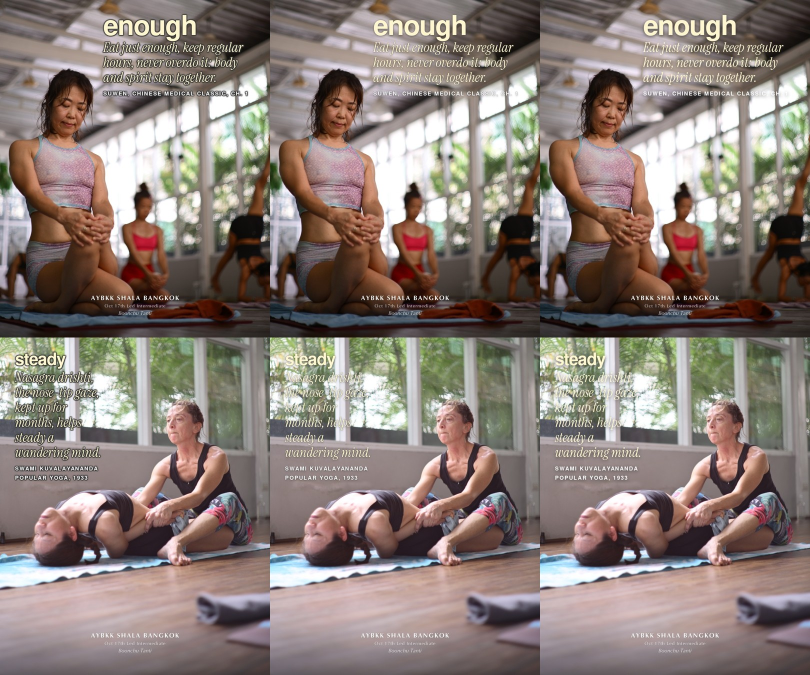
#> input picture bots/tools/golden-grid/stroke_compare.jpg, 1620 x 1350 px, given in place of 17-214.jpg, which was not available (shown at 1/2 size)
$ python custom_enough.py stroke_compare.jpg 5
#> lines starting #> are read from the running program, lines starting #| are printed output that depends on the picture; pictures that were not available may be replaced by others from this repository, and a replacement may not be noted
### bots/tools/golden-grid/gridsys4.py
# Golden-ratio grid, locked magazine style (Boonchu 18 Oct): big tight Helvetica word, serif italic sentence, tracked caps credit,
# no stroke (soft shadow only), soft off-white ink on darker areas, charcoal ink on bright areas, words may sit on bodies but never on faces or hands.
import os, sys, json
import numpy as np
from PIL import Image, ImageDraw, ImageFont, ImageFilter
GD = os.path.dirname(os.path.abspath(__file__))
WD = sys.argv[1]  # oct17 work dir (crops, masks, zones)
sys.path.insert(0, WD); os.chdir(WD)
import place17
PHI = (1 + 5 ** .5) / 2
W, H = 1080, 1350
M = 60                                     # margin = 1080 / phi^6
GX = [round(W / PHI ** 2), round(W / PHI)]  # 413, 667
GY = [round(H / PHI ** 2), round(H / PHI)]  # 516, 834
SCALE = [288, 178, 110, 68, 42, 26]        # each step x 1.618
COLS = {'left wide': (M, GX[1]), 'right wide': (GX[0], W - M), 'left narrow': (M, GX[0]), 'right narrow': (GX[1], W - M)}
ANCHORS = ['top margin', 'golden line 1', 'golden line 2']
LIGHT, DARK, SHADOW, GLOW = (250, 248, 243), (30, 30, 30), (40, 40, 40), (255, 255, 255)
def F(w, s):
    if w == 'Serif': return ImageFont.truetype(os.path.join(GD, 'fonts', 'InstrumentSerif-Italic.ttf'), s)
    return ImageFont.truetype(os.path.join(GD, 'fonts', f'NimbusSans-{w}.otf'), s)
SENT, CRED = 54, 22                         # serif italic needs more size than sans to read on photos
TRK_BIG, TRK_CRED = -0.035, 0.14            # tight headline, airy caps label (as in his reference)
def tlen(t, f, trk): return f.getlength(t) + trk * f.size * max(0, len(t) - 1)
def ttext(d, xy, t, f, trk, fill):
    x, y = xy
    for i, ch in enumerate(t):
        d.text((x, y), ch, font=f, fill=fill, anchor='ls')
        x += f.getlength(t[:i + 1]) - f.getlength(t[:i]) + trk * f.size

def wrap(text, f, width, trk=0):
#> called with width = 607, trk = 0
    out, cur = [], ''
    for w in text.split():
        t = (cur + ' ' + w).strip()
        if tlen(t, f, trk) <= width or not cur: cur = t
        else: out.append(cur); cur = w
    return out + [cur]

# [68 lines left out: functions layout, score, best, ink, draw, not called in this run]

def overlay(img, L=None):
    o = img.convert('RGBA'); g = Image.new('RGBA', (W, H), (0, 0, 0, 0)); d = ImageDraw.Draw(g)
    for y in range(M, H - M + 1, 26): d.line([(M, y), (W - M, y)], fill=(255, 255, 255, 28))
    d.rectangle([M, M, W - M, H - M], outline=(0, 230, 255, 200), width=3)
    for x in GX: d.line([(x, 0), (x, H)], fill=(255, 64, 160, 230), width=4)
    for y in GY: d.line([(0, y), (W, y)], fill=(255, 64, 160, 230), width=4)
    if L:
        d.rectangle([L['x0'], L['top'] - 8, L['x1'], L['bottom'] + 8], outline=(255, 214, 0, 255), width=5)
        d.line([(L['x0'] - 30, L['base']), (L['x1'] + 10, L['base'])], fill=(255, 214, 0, 255), width=3)
    f = F('Bold', 30)
    d.text((GX[0] + 10, 14), '0.382', font=f, fill=(255, 64, 160, 255)); d.text((GX[1] + 10, 14), '0.618', font=f, fill=(255, 64, 160, 255))
    d.text((14, GY[0] - 40), '0.382', font=f, fill=(255, 64, 160, 255)); d.text((14, GY[1] - 40), '0.618', font=f, fill=(255, 64, 160, 255))
    return Image.alpha_composite(o, g).convert('RGB')

# [9 lines that do not run on import are left out]

### bots/tools/golden-grid/custom_enough.py
# Boonchu 18 Oct: 'enough' on the bright window, right-aligned, at her face level, serif sentence ABOVE the big word.
import os, sys
import numpy as np
from PIL import Image, ImageDraw, ImageFilter
sys.argv = ['x', sys.argv[1]]
sys.path.insert(0, os.path.dirname(os.path.abspath(__file__)))
import gridsys4 as g
R = 1020                                   # right margin line
word, line, credit = 'enough', 'Eat just enough, keep regular hours, never overdo it: body and spirit stay together.', 'Suwen, Chinese medical classic, ch. 1'
fb, fs, fc = g.F('Bold', 178), g.F('Serif', g.SENT), g.F('Bold', g.CRED)
sl = g.wrap(line, fs, R - g.GX[0])
lead = round(g.SENT * 1.12)
cap = fb.getbbox('H')[3] - fb.getbbox('H')[1]
s_base0 = int(sys.argv[2]) if len(sys.argv) > 2 else 318      # first sentence baseline
w_base = s_base0 + (len(sl) - 1) * lead + 26 + cap
c_base = w_base + 26 + g.CRED + 6
def tl(t, f, trk): return g.tlen(t, f, trk)
def put(d, fill, cfill):
    for i, t in enumerate(sl): d.text((R - fs.getlength(t), s_base0 + i * lead), t, font=fs, fill=fill, anchor='ls')
    g.ttext(d, (R - tl(word, fb, g.TRK_BIG), w_base), word, fb, g.TRK_BIG, fill)
    c = credit.upper(); g.ttext(d, (R - tl(c, fc, g.TRK_CRED), c_base), c, fc, g.TRK_CRED, cfill)
img = Image.open('crop/17-214.jpg').convert('RGB'); W, H = img.size
#> further down, img is the input picture: PIL image 1620x1350 RGB; mean R, G, B 138.3, 125.5, 119.3
#> after `W, H = img.size`: W = 1620; H = 1350
txt = Image.new('L', (W, H), 0); put(ImageDraw.Draw(txt), 255, 255)
#> after `txt = Image.new('L', (W, H), 0)`: txt: PIL image 1620x1350 L; every value is 0
#> after `put(ImageDraw.Draw(txt), 255, 255)`:
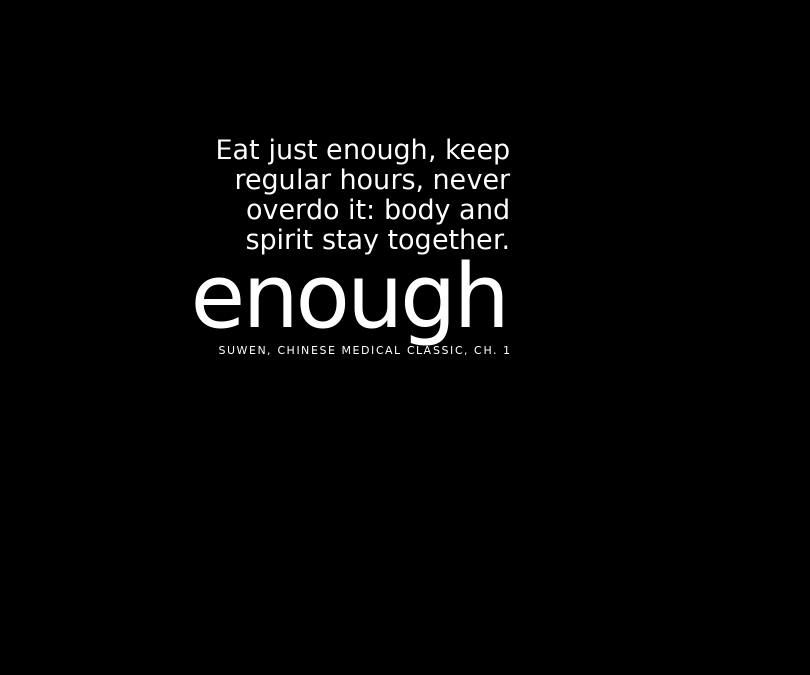
#> txt: PIL image 1620x1350 L (shown at 1/2 size); min 0, max 255, mean 6
sh = Image.new('L', (W, H), 0); sh.paste(txt.filter(ImageFilter.GaussianBlur(7)).point(lambda v: int(min(255, v * 1.5) * 0.4)), (0, 0))
#> after `sh.paste(txt.filter(ImageFilter.GaussianBlur(7)).point(lambda v: int(m`:
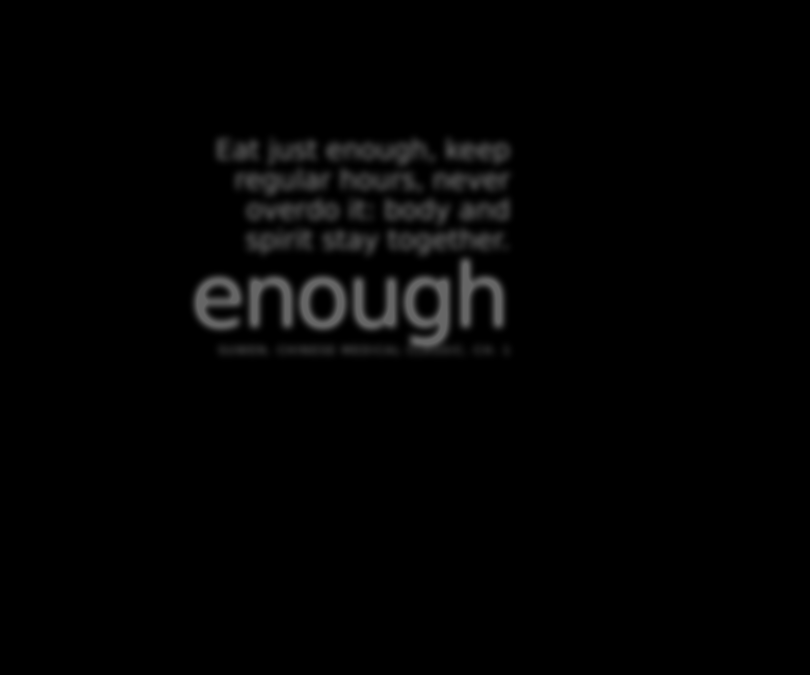
#> sh: PIL image 1620x1350 L (shown at 1/2 size); min 0, max 102, mean 3.5
base = Image.alpha_composite(img.convert('RGBA'), Image.merge('RGBA', [Image.new('L', (W, H), c) for c in g.GLOW] + [sh]))
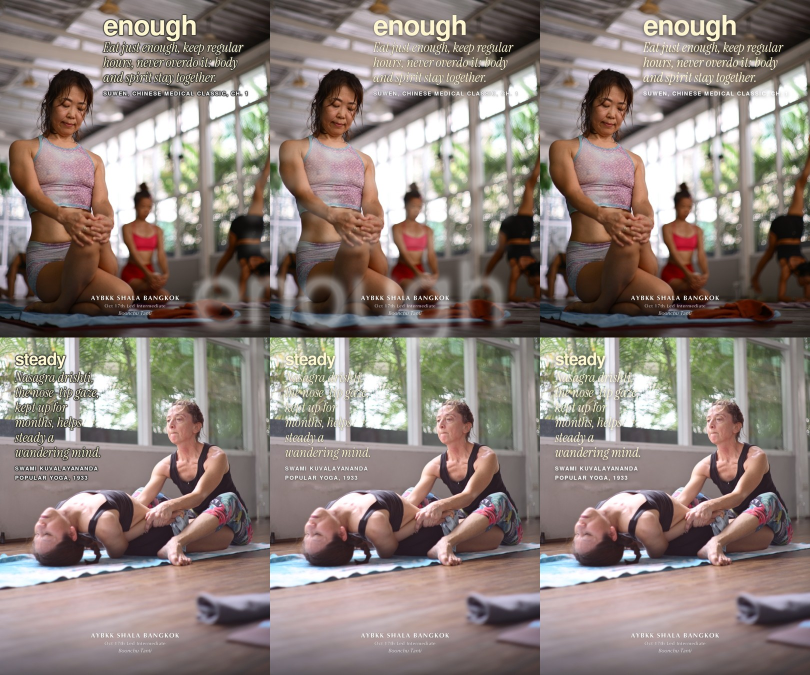
#> base: PIL image 1620x1350 RGBA (shown at 1/2 size); mean R, G, B, A 140.2, 127.7, 121.6, 255
put(ImageDraw.Draw(base), g.DARK + (255,), g.DARK + (235,))
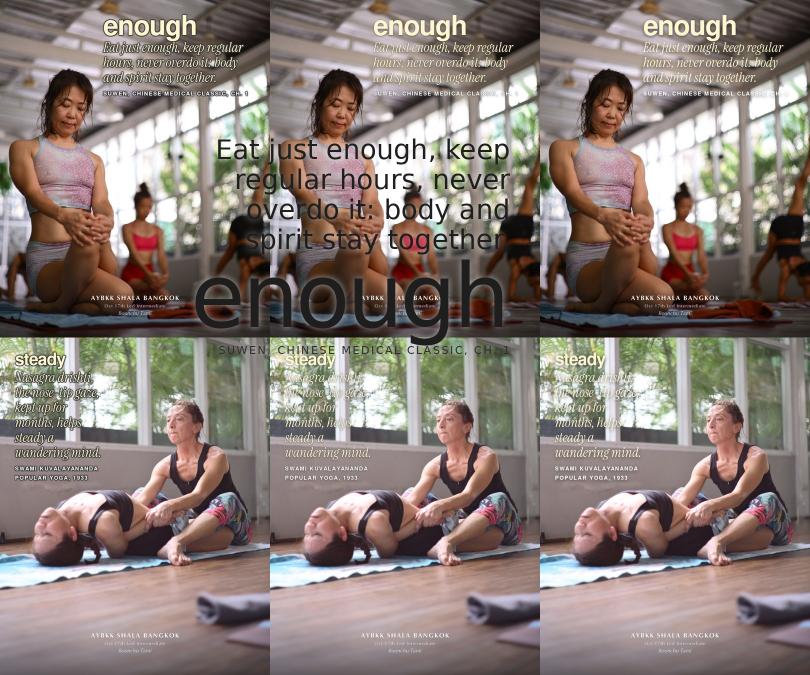
#> base: PIL image 1620x1350 RGBA (shown at 1/2 size); mean R, G, B, A 137.3, 125, 119.1, 255; transparent parts drawn white
out = base.convert('RGB'); out.save(os.path.join(os.path.dirname(os.path.abspath(__file__)), 'enough_v5.jpg'), quality=93)
g.overlay(out).save(os.path.join(os.path.dirname(os.path.abspath(__file__)), 'enough_v5_grid.jpg'), quality=90)
#> in overlay, `g = Image.new('RGBA', (W, H), (0, 0, 0, 0))`: g: PIL image 1080x1350 RGBA; every value is 0
#> (the run stopped early here; a loop or call above may not have finished)

$ run again, on bots/tools/golden-grid/v2_sheet.jpg
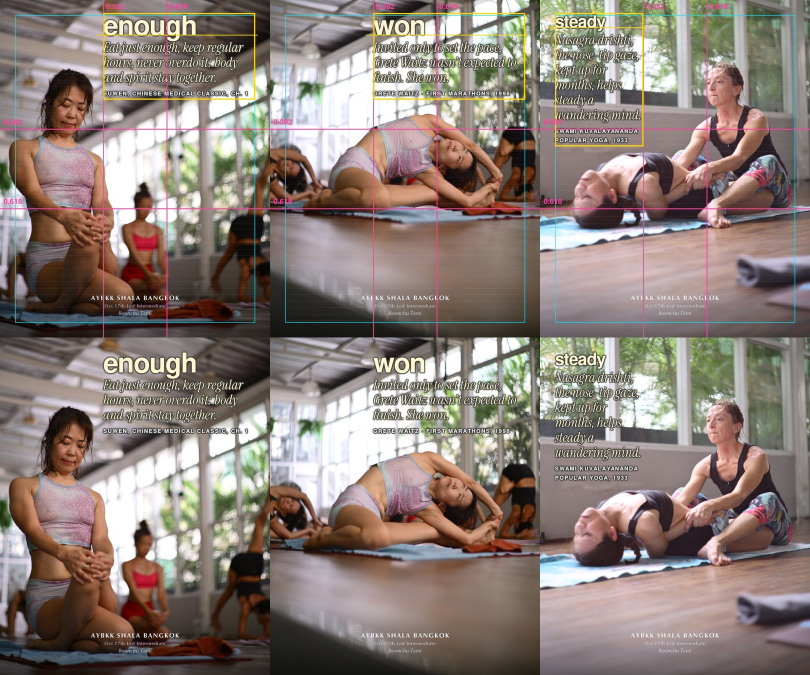
#> input picture bots/tools/golden-grid/v2_sheet.jpg, 1620 x 1350 px, given in place of 17-214.jpg, which was not available (shown at 1/2 size)
#> img is the input picture: PIL image 1620x1350 RGB; mean R, G, B 139.1, 126, 119.6
#> txt: PIL image 1620x1350 L; every value is 0
#> `base = Image.alpha_composite(img.convert('RGBA'), Image.merge('RGBA', ..`:
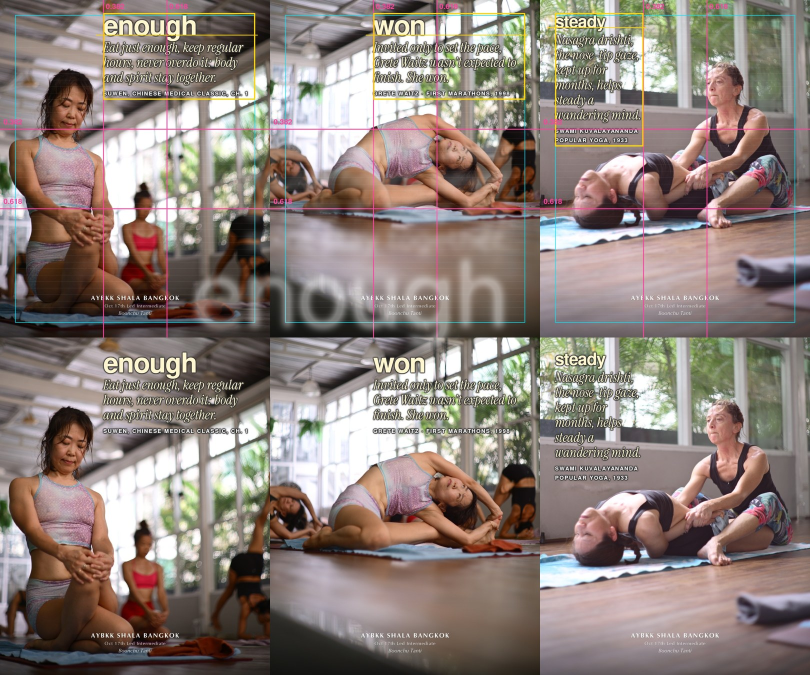
#> base: PIL image 1620x1350 RGBA (shown at 1/2 size); mean R, G, B, A 141.1, 128.2, 121.9, 255
#> `put(ImageDraw.Draw(base), g.DARK + (255,), g.DARK + (235,))`:
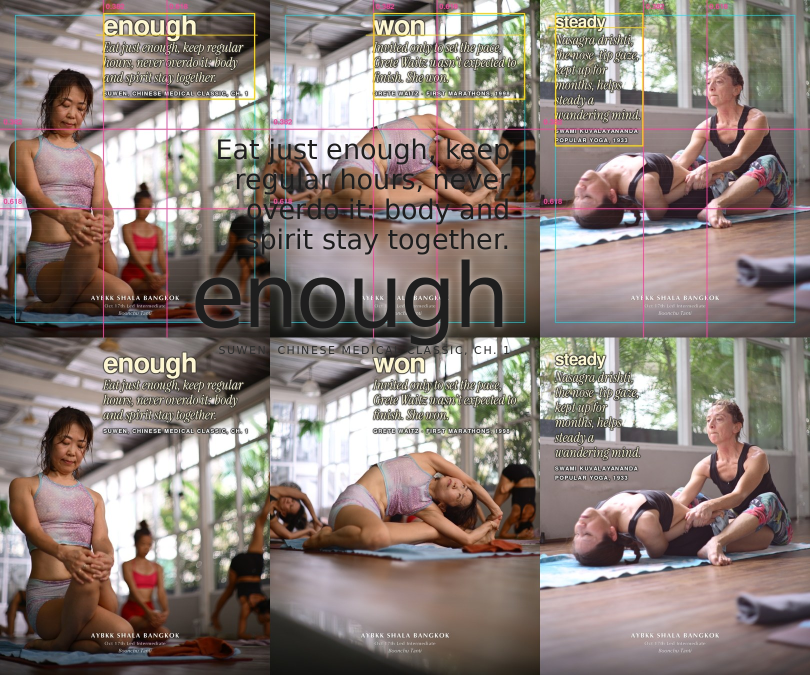
#> base: PIL image 1620x1350 RGBA (shown at 1/2 size); mean R, G, B, A 138.2, 125.6, 119.4, 255; transparent parts drawn white
#> g: PIL image 1080x1350 RGBA; every value is 0

$ run again, on bots/tools/golden-grid/v4_sheet.jpg
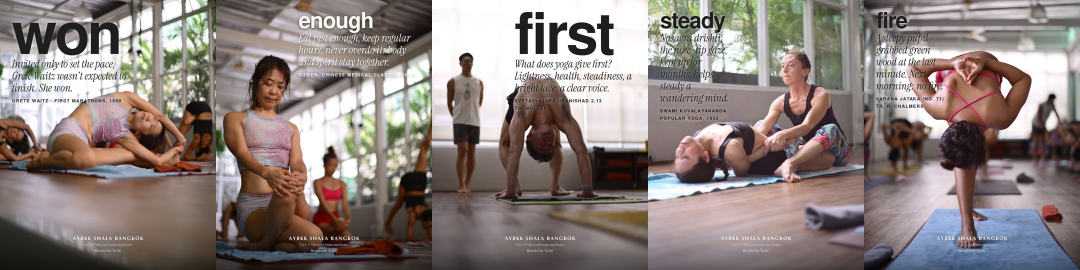
#> input picture bots/tools/golden-grid/v4_sheet.jpg, 2160 x 540 px, given in place of 17-214.jpg, which was not available (shown at 1/2 size)
#> img is the input picture: PIL image 2160x540 RGB; mean R, G, B 140.3, 128.9, 125.5
#> txt: PIL image 2160x540 L; every value is 0
#> `sh.paste(txt.filter(ImageFilter.GaussianBlur(7)).point(lambda v: int(m`:
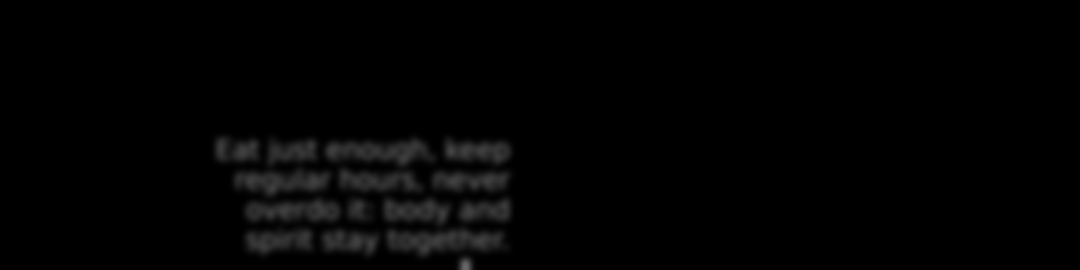
#> sh: PIL image 2160x540 L (shown at 1/2 size); min 0, max 102, mean 3.1
#> `put(ImageDraw.Draw(base), g.DARK + (255,), g.DARK + (235,))`:
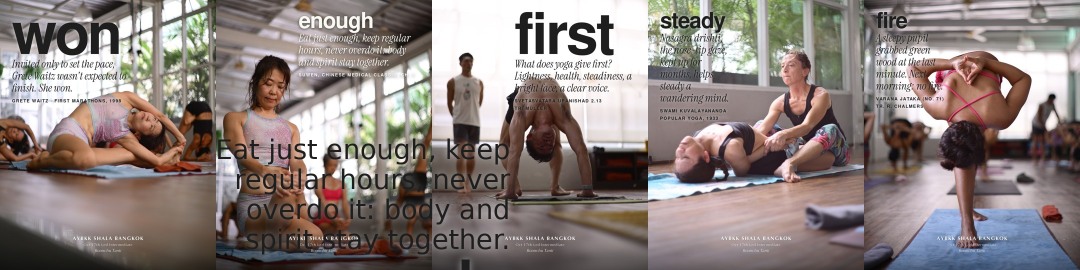
#> base: PIL image 2160x540 RGBA (shown at 1/2 size); mean R, G, B, A 139.8, 128.9, 125.8, 255
#> g: PIL image 1080x1350 RGBA; every value is 0
